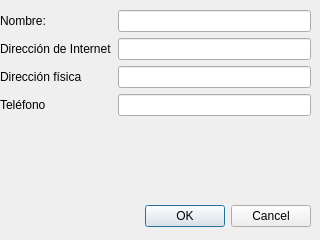
<?xml version="1.0" encoding="UTF-8"?>
<ui version="4.0">
 <class>crearTienda</class>
 <widget class="QDialog" name="crearTienda">
  <property name="geometry">
   <rect>
    <x>0</x>
    <y>0</y>
    <width>320</width>
    <height>240</height>
   </rect>
  </property>
  <property name="windowTitle">
   <string>Dialog</string>
  </property>
  <widget class="QDialogButtonBox" name="buttonBox">
   <property name="geometry">
    <rect>
     <x>10</x>
     <y>200</y>
     <width>301</width>
     <height>32</height>
    </rect>
   </property>
   <property name="orientation">
    <enum>Qt::Horizontal</enum>
   </property>
   <property name="standardButtons">
    <set>QDialogButtonBox::Cancel|QDialogButtonBox::Ok</set>
   </property>
  </widget>
  <widget class="QWidget" name="formLayoutWidget">
   <property name="geometry">
    <rect>
     <x>0</x>
     <y>10</y>
     <width>311</width>
     <height>150</height>
    </rect>
   </property>
   <layout class="QFormLayout" name="formLayout">
    <item row="2" column="0">
     <widget class="QLabel" name="label">
      <property name="text">
       <string>Nombre:</string>
      </property>
     </widget>
    </item>
    <item row="3" column="0">
     <widget class="QLabel" name="label_2">
      <property name="text">
       <string>Dirección de Internet</string>
      </property>
     </widget>
    </item>
    <item row="4" column="0">
     <widget class="QLabel" name="label_3">
      <property name="text">
       <string>Dirección física</string>
      </property>
     </widget>
    </item>
    <item row="5" column="0">
     <widget class="QLabel" name="label_4">
      <property name="text">
       <string>Teléfono</string>
      </property>
     </widget>
    </item>
    <item row="2" column="1">
     <widget class="QLineEdit" name="edit_nombre">
      <property name="maxLength">
       <number>15</number>
      </property>
     </widget>
    </item>
    <item row="3" column="1">
     <widget class="QLineEdit" name="edit_dirInt">
      <property name="enabled">
       <bool>true</bool>
      </property>
      <property name="maxLength">
       <number>24</number>
      </property>
     </widget>
    </item>
    <item row="4" column="1">
     <widget class="QLineEdit" name="edit_dirFis">
      <property name="maxLength">
       <number>24</number>
      </property>
     </widget>
    </item>
    <item row="5" column="1">
     <widget class="QLineEdit" name="edit_telefono">
      <property name="maxLength">
       <number>8</number>
      </property>
     </widget>
    </item>
   </layout>
  </widget>
 </widget>
 <resources/>
 <connections>
  <connection>
   <sender>buttonBox</sender>
   <signal>accepted()</signal>
   <receiver>crearTienda</receiver>
   <slot>accept()</slot>
   <hints>
    <hint type="sourcelabel">
     <x>248</x>
     <y>254</y>
    </hint>
    <hint type="destinationlabel">
     <x>157</x>
     <y>274</y>
    </hint>
   </hints>
  </connection>
  <connection>
   <sender>buttonBox</sender>
   <signal>rejected()</signal>
   <receiver>crearTienda</receiver>
   <slot>reject()</slot>
   <hints>
    <hint type="sourcelabel">
     <x>316</x>
     <y>260</y>
    </hint>
    <hint type="destinationlabel">
     <x>286</x>
     <y>274</y>
    </hint>
   </hints>
  </connection>
 </connections>
</ui>
